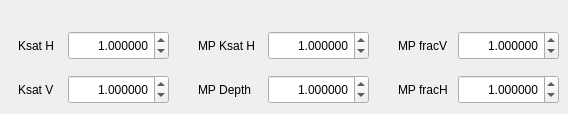
   <widget class="QWidget" name="tab_2">
    <attribute name="title">
     <string>  Geology  </string>
    </attribute>
    <widget class="QDoubleSpinBox" name="doubleSpinBoxG_KsatV">
     <property name="geometry">
      <rect>
       <x>68</x>
       <y>75</y>
       <width>101</width>
       <height>29</height>
      </rect>
     </property>
     <property name="alignment">
      <set>Qt::AlignRight|Qt::AlignTrailing|Qt::AlignVCenter</set>
     </property>
     <property name="decimals">
      <number>6</number>
     </property>
     <property name="maximum">
      <double>99.000000000000000</double>
     </property>
     <property name="singleStep">
      <double>0.100000000000000</double>
     </property>
     <property name="value">
      <double>1.000000000000000</double>
     </property>
    </widget>
    <widget class="QLabel" name="textLabel1_6">
     <property name="geometry">
      <rect>
       <x>18</x>
       <y>74</y>
       <width>71</width>
       <height>31</height>
      </rect>
     </property>
     <property name="text">
      <string>Ksat V</string>
     </property>
    </widget>
    <widget class="QLabel" name="textLabel1_8">
     <property name="geometry">
      <rect>
       <x>18</x>
       <y>30</y>
       <width>71</width>
       <height>31</height>
      </rect>
     </property>
     <property name="text">
      <string>Ksat H</string>
     </property>
    </widget>
    <widget class="QDoubleSpinBox" name="doubleSpinBoxG_KsatH">
     <property name="geometry">
      <rect>
       <x>68</x>
       <y>31</y>
       <width>101</width>
       <height>29</height>
      </rect>
     </property>
     <property name="alignment">
      <set>Qt::AlignRight|Qt::AlignTrailing|Qt::AlignVCenter</set>
     </property>
     <property name="decimals">
      <number>6</number>
     </property>
     <property name="maximum">
      <double>99.000000000000000</double>
     </property>
     <property name="singleStep">
      <double>0.100000000000000</double>
     </property>
     <property name="value">
      <double>1.000000000000000</double>
     </property>
    </widget>
    <widget class="QDoubleSpinBox" name="doubleSpinBoxG_MPDepth">
     <property name="geometry">
      <rect>
       <x>268</x>
       <y>75</y>
       <width>101</width>
       <height>29</height>
      </rect>
     </property>
     <property name="alignment">
      <set>Qt::AlignRight|Qt::AlignTrailing|Qt::AlignVCenter</set>
     </property>
     <property name="decimals">
      <number>6</number>
     </property>
     <property name="maximum">
      <double>99.000000000000000</double>
     </property>
     <property name="singleStep">
      <double>0.100000000000000</double>
     </property>
     <property name="value">
      <double>1.000000000000000</double>
     </property>
    </widget>
    <widget class="QLabel" name="textLabel1_9">
     <property name="geometry">
      <rect>
       <x>198</x>
       <y>30</y>
       <width>71</width>
       <height>31</height>
      </rect>
     </property>
     <property name="text">
      <string>MP Ksat H</string>
     </property>
    </widget>
    <widget class="QLabel" name="textLabel1_7">
     <property name="geometry">
      <rect>
       <x>198</x>
       <y>74</y>
       <width>71</width>
       <height>31</height>
      </rect>
     </property>
     <property name="text">
      <string>MP Depth</string>
     </property>
    </widget>
    <widget class="QDoubleSpinBox" name="doubleSpinBoxG_MPKsatH">
     <property name="geometry">
      <rect>
       <x>268</x>
       <y>31</y>
       <width>101</width>
       <height>29</height>
      </rect>
     </property>
     <property name="alignment">
      <set>Qt::AlignRight|Qt::AlignTrailing|Qt::AlignVCenter</set>
     </property>
     <property name="decimals">
      <number>6</number>
     </property>
     <property name="maximum">
      <double>99.000000000000000</double>
     </property>
     <property name="singleStep">
      <double>0.100000000000000</double>
     </property>
     <property name="value">
      <double>1.000000000000000</double>
     </property>
    </widget>
    <widget class="QLabel" name="textLabel1_10">
     <property name="geometry">
      <rect>
       <x>398</x>
       <y>30</y>
       <width>71</width>
       <height>31</height>
      </rect>
     </property>
     <property name="text">
      <string>MP fracV</string>
     </property>
    </widget>
    <widget class="QDoubleSpinBox" name="doubleSpinBoxG_MPfracV">
     <property name="geometry">
      <rect>
       <x>458</x>
       <y>31</y>
       <width>101</width>
       <height>29</height>
      </rect>
     </property>
     <property name="alignment">
      <set>Qt::AlignRight|Qt::AlignTrailing|Qt::AlignVCenter</set>
     </property>
     <property name="decimals">
      <number>6</number>
     </property>
     <property name="maximum">
      <double>99.000000000000000</double>
     </property>
     <property name="singleStep">
      <double>0.100000000000000</double>
     </property>
     <property name="value">
      <double>1.000000000000000</double>
     </property>
    </widget>
    <widget class="QLabel" name="textLabel1_19">
     <property name="geometry">
      <rect>
       <x>398</x>
       <y>74</y>
       <width>71</width>
       <height>31</height>
      </rect>
     </property>
     <property name="text">
      <string>MP fracH</string>
     </property>
    </widget>
    <widget class="QDoubleSpinBox" name="doubleSpinBoxG_MPfracH">
     <property name="geometry">
      <rect>
       <x>458</x>
       <y>75</y>
       <width>101</width>
       <height>29</height>
      </rect>
     </property>
     <property name="alignment">
      <set>Qt::AlignRight|Qt::AlignTrailing|Qt::AlignVCenter</set>
     </property>
     <property name="decimals">
      <number>6</number>
     </property>
     <property name="maximum">
      <double>99.000000000000000</double>
     </property>
     <property name="singleStep">
      <double>0.100000000000000</double>
     </property>
     <property name="value">
      <double>1.000000000000000</double>
     </property>
    </widget>
   </widget>
